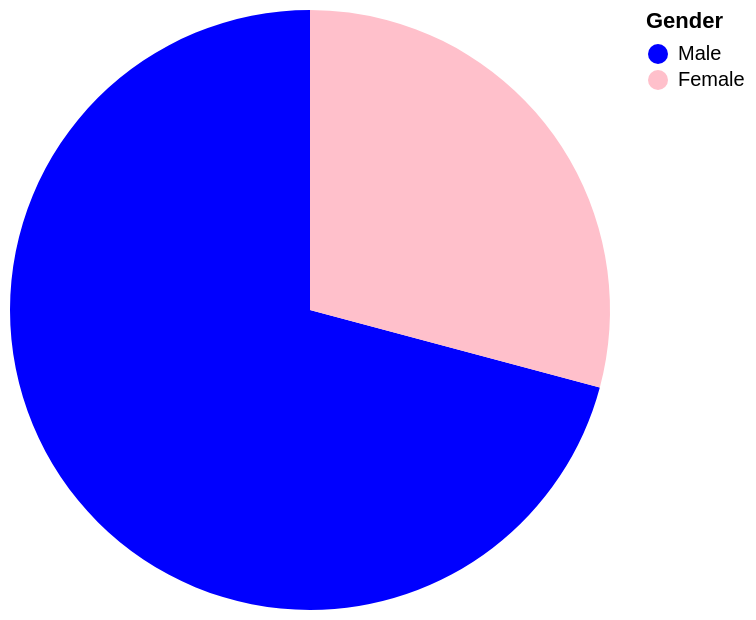

Vega-Lite specification stored for this chart:
### Vega-Lite specification from a JSON file in a GitHub repository (floating-point values rounded to 4 significant figures)
{"$schema": "https://vega.github.io/schema/vega-lite/v5.json", "description": "A pie chart showing the proportion of male and female.", "data": {"values": [{"gender": "Male", "count": 14498}, {"gender": "Female", "count": 5967}]}, "mark": "arc", "encoding": {"theta": {"field": "count", "type": "quantitative"}, "color": {"field": "gender", "type": "nominal", "legend": {"title": "Gender"}, "scale": {"domain": ["Male", "Female"], "range": ["blue", "pink"]}}}, "view": {"stroke": null}}
